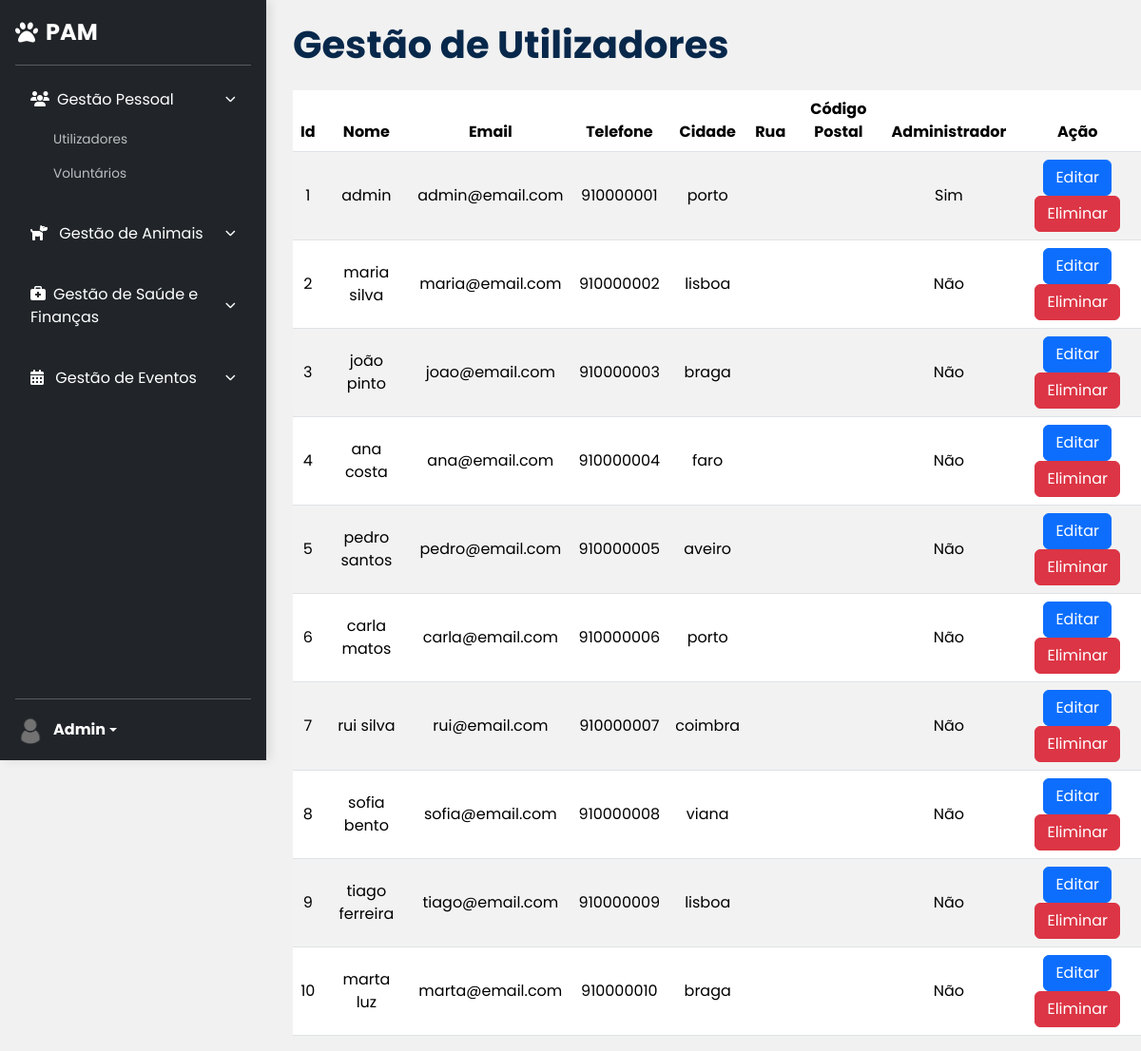
Before: /backoffice/user_list (signed in) with the older database file.
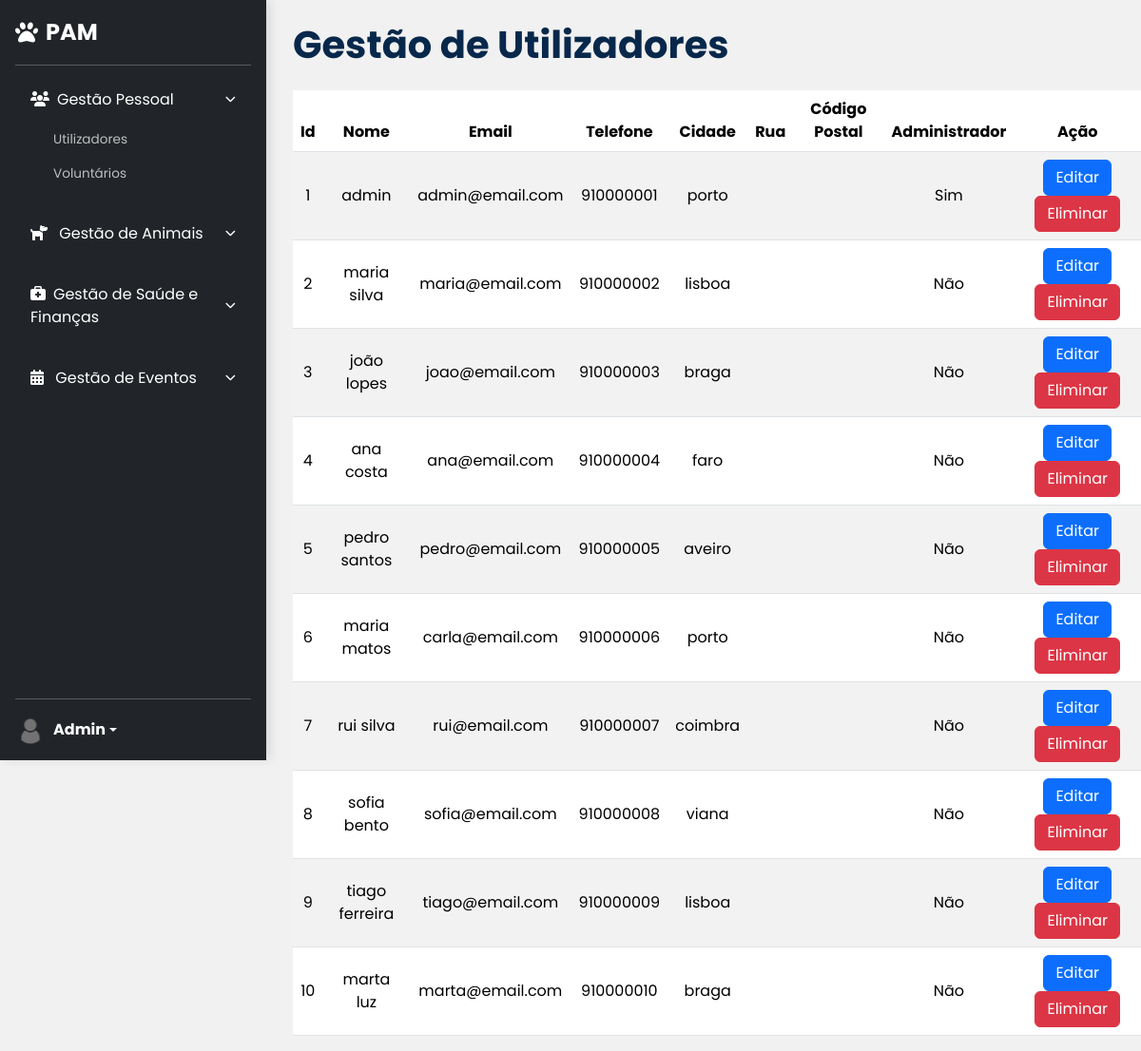
After: the same page with the newer database file.
### tables this page shows
create table users (
    id int auto_increment,
    full_name varchar(150) not null,
    email varchar(100) not null,
    password varchar(255) not null,
    phone varchar(20) not null,
    local varchar(50),
    street varchar(150),
    cp char(8),
    role enum('admin', 'n')  DEFAULT 'n' not null,
    constraint pk_users primary key (id),
    constraint uq_users_email unique (email)
);

### components/rerun.php (called while the page is built, shortened)
<?php
	$rerun = $rerun ?? false;
	require $route.'.php';
	$rerun = true;

### backoffice/user_list.php (the view, shortened to what this page needs)
<?php
	if(!$rerun):
        $query = $conn->query("SELECT * FROM users");
	else:
?>
		<section class="ms-2">
            <h1 class="fw-bold custom-blue mt-2 mb-4">Gestão de Utilizadores</h1>
			<table class="table table-striped table-hover text-center align-middle" id="userList">
                <thead>
                    <tr>
                        <th scope="col" class="text-center">Id</th>
                        <th scope="col" class="text-center">Nome</th>
                        <th scope="col" class="text-center">Email</th>
                        <th scope="col" class="text-center">Telefone</th>
                        <th scope="col" class="text-center">Cidade</th>
                        <th scope="col" class="text-center">Rua</th>
                        <th scope="col" class="text-center">Código Postal</th>
                        <th scope="col" class="text-center">Administrador</th>
                        <th scope="col" class="text-center">Ação</th>
                    </tr>
                </thead>
                <tbody>
                    <?php
                        foreach($query as $row):
                    ?>
                            <tr>
                                <td><?= $row['id'] ?></td>
                                <td><?= htmlspecialchars($row['full_name']) ?></td>
                                <td><?= htmlspecialchars($row['email']) ?></td>
                                <td><?= htmlspecialchars($row['phone']) ?></td>
                                <td><?= !empty($row['local']) ? htmlspecialchars($row['local']) : '' ?></td>
                                <td><?= !empty($row['street']) ? htmlspecialchars($row['street']) : '' ?></td>
                                <td><?= !empty($row['cp']) ? htmlspecialchars($row['cp']) : '' ?></td>
                                <td><?= ($row['role'] == 'admin') ? 'Sim' : 'Não' ?></td>
                                <td>
                                    <a href="<?= $basePath ?>/components/action_edit.php?id=<?= $row['id'] ?>&edit=true" class="btn btn-primary">Editar</a>
                                    <a href="?id=<?= $row['id'] ?>&delete=true" class="btn btn-danger" onclick="return confirm('Têm a certeza que quer eliminar este utilizador?')">Eliminar</a>
                                </td>
                            </tr>
                    <?php
                        endforeach;
                    ?>
                </tbody>
            </table>
		</section>
<?php
	endif;

Changed rows visible on the page:
changed users "joao@email.com": full_name "joão pinto" → "joão lopes"
changed users "carla@email.com": full_name "carla matos" → "maria matos"
